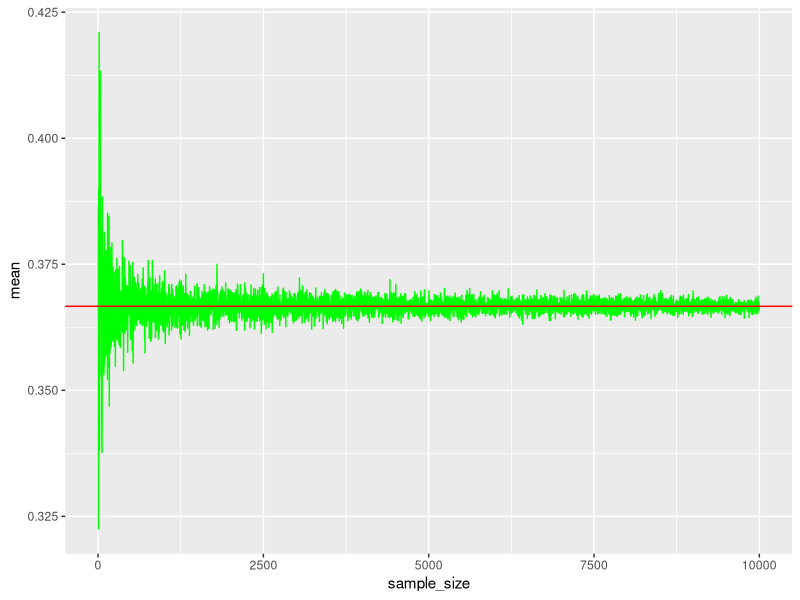
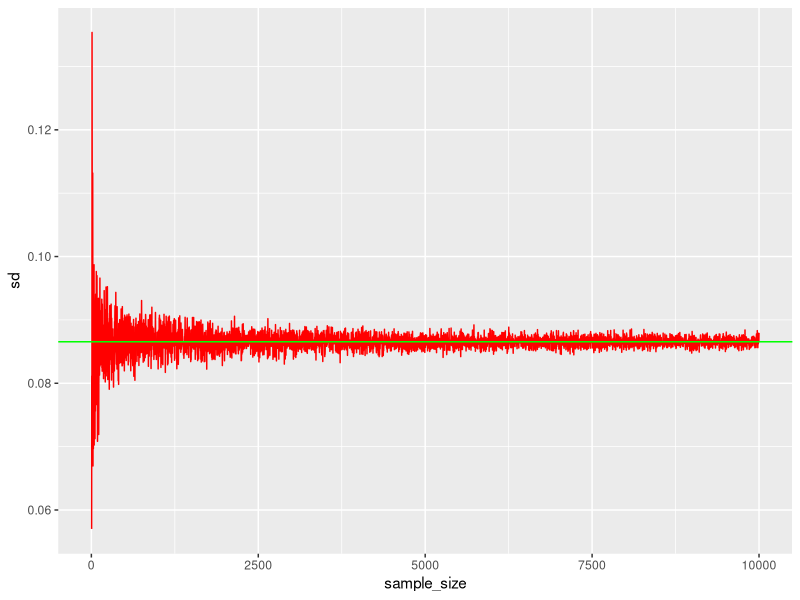
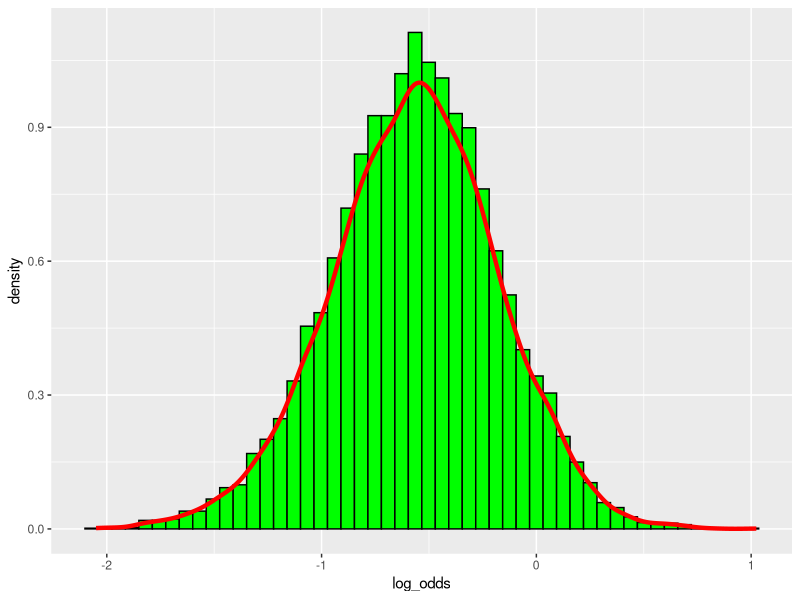
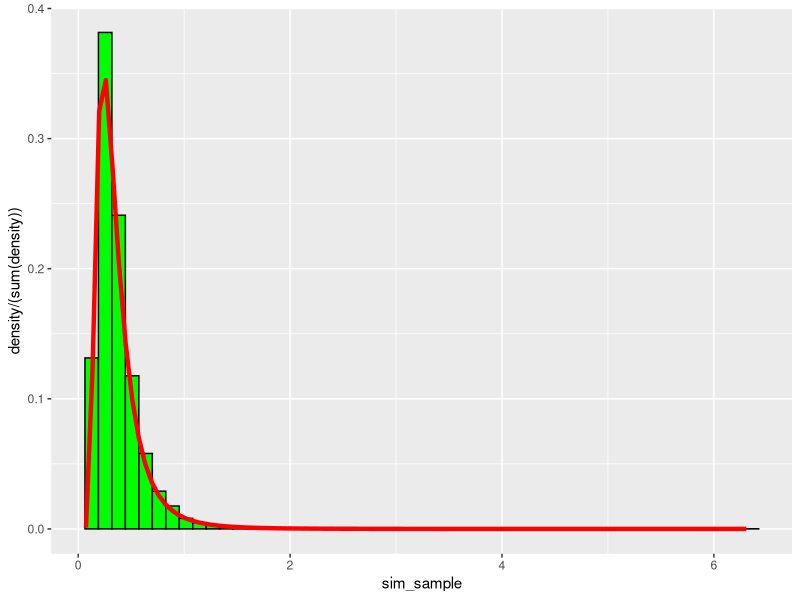
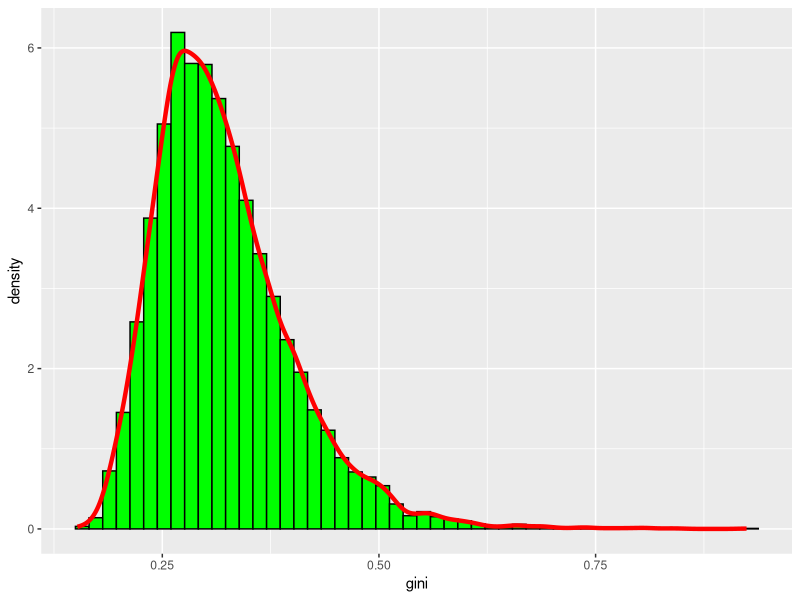
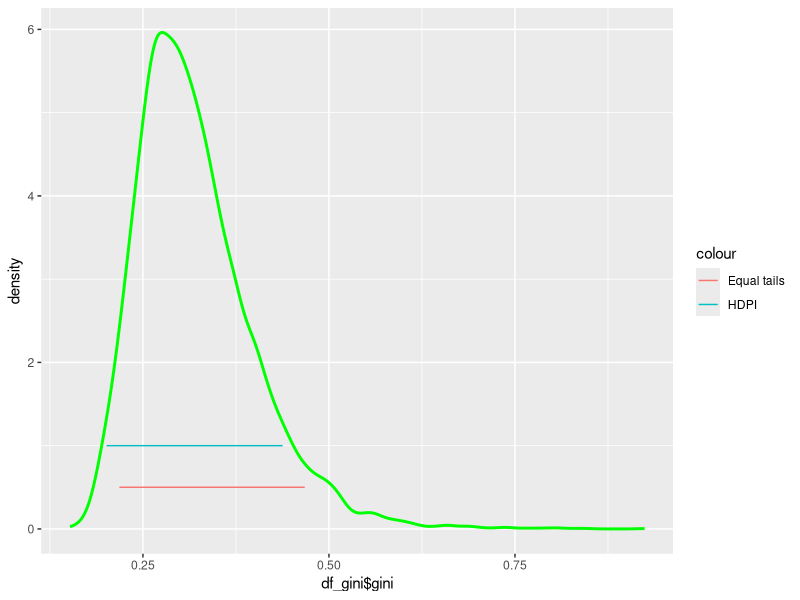
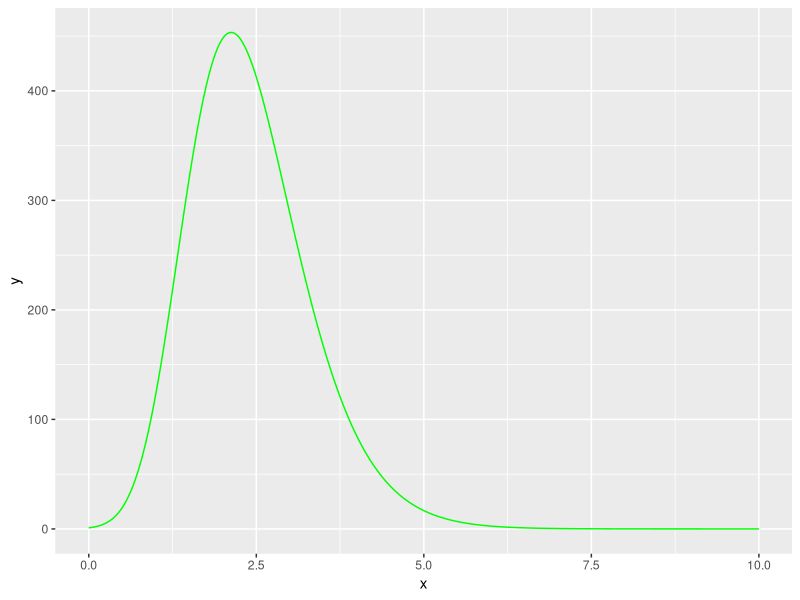

These charts were generated, in order, by the following R code:
## ---- chunk 1
knitr::opts_chunk$set(echo = TRUE)
## ---- chunk 2
library(ggplot2)
set.seed(12345)

# Parameters given by the problem
s <- 8
n <- 24
f <- n - s
a_0 <- 3
b_0 <- a_0

# Derived values
a_pos <- a_0 + s
b_pos <- b_0 + f

# theoretical/ true values
t_mean <- a_pos/(a_pos + b_pos)
t_sd <- sqrt((a_pos * b_pos)/((a_pos + b_pos + 1) * (a_pos + b_pos)^2))

df <- data.frame("sample_size" = 1, "mean" = NA, "sd"  = NA)
draws <- seq(4, 10000, 2)
cnt <- 1

for(i in draws){
  rand_beta <- rbeta(i, a_pos, b_pos)
  df[cnt,] <- c(i, mean(rand_beta), sd(rand_beta))
  cnt <- cnt + 1
}


plot1 <- ggplot(df) +
  geom_line(mapping = aes(x = sample_size, y = mean), color = "green")+
  geom_hline(yintercept = t_mean, color = "red")

plot2 <- ggplot(df) +
  geom_line(mapping = aes(x = sample_size, y = sd), color = "red")+
  geom_hline(yintercept = t_sd, color = "green")

plot1
plot2

cat("The analytic value for the mean is: ", t_mean,"\nThe analytic value for the standard deviation is: ", t_sd)

## ---- chunk 3
# theoretical probability
set.seed(12345)
t_prob <- pbeta(0.4, a_pos, b_pos)

# Simulated probability
set.seed(12345)
sim_beta <- rbeta(10000, a_pos, b_pos)
sim_prob <- 1- sum((sim_beta <= 0.4))/ length(sim_beta)

cat("The theoretical probability is: ", t_prob,"\nThe calculated probability is: ", sim_prob)

## ---- chunk 4
log_odds <- log(sim_beta/ (1-sim_beta))

log_df <- as.data.frame(log_odds)

plot3 <- ggplot(log_df)+
  geom_histogram(mapping = aes(x = log_odds, y = ..density..), bins = 50, fill = "green", color = "black")+
  geom_density(mapping = aes(x = log_odds, y = ..scaled..), color = "red", size = 1.5)

plot3

## ---- chunk 5
# Data provided
obs <- c(38, 20, 49, 58, 31, 70, 18, 56, 25, 78)
mu <- 3.8
n <- length(obs) - 1


# https://en.wikipedia.org/wiki/Inverse-chi-squared_distribution
# https://en.wikipedia.org/wiki/Scaled_inverse_chi-squared_distribution
# Information about the PDF and how to sample from the scaled inverse chi-square distribution
# X~scale-inv-chisq(nu, t^2) then X/(t^2 * nu) ~inv-chisq and the inv-chisq is just 1/X if X is chisq distributed

set.seed(12345)
rInvChisq <- function(draws, n, tau_sq){
  X <- rchisq(draws, n)
  sample <- (tau_sq * n)/X
  return(sample)
}

n_draw <- 10000
tau_sq <- sum((log(obs) - mu)^2)/n


sim_sample <- rInvChisq(n_draw, n, tau_sq)

# PDF of scaled inv chi-sq
# https://en.wikipedia.org/wiki/Scaled_inverse_chi-squared_distribution

scl_inv_chisq <- function(n, tau_sq, x){
  frac1 <- ((tau_sq * n/2)^(n/2))/(gamma(n/2))
  frac2 <- (exp((-n * tau_sq)/(2*x)))/(x^(1 + (n/2)))
  res <- frac1 * frac2/ n
  return(res)
}


# Plotting to compare
df_sim_sample <- as.data.frame(sim_sample)

plot_chi_sq <- ggplot(df_sim_sample)+
  geom_histogram(mapping = aes(x = sim_sample, y = ..density../(sum(..density..))), bins = 50, fill = "green", color = "black")+
  stat_function(mapping = aes(x = sim_sample), fun = scl_inv_chisq, args = list(n = n, tau_sq = tau_sq), color = "red", size = 1.5)

plot_chi_sq
## ---- chunk 6
set.seed(12345)
gini <- (2 * pnorm(sqrt(sim_sample)/sqrt(2))) - 1
df_gini <- as.data.frame(gini)

plot_gini <- ggplot(df_gini)+
  geom_histogram(mapping = aes(x = gini, y = ..density..), bins = 50, fill = "green", color = "black")+
  geom_density(mapping = aes(x = gini), color = "red", size = 1.5)

plot_gini

## ---- chunk 7
# Equal tail interval
equal_tail <- c(quantile(gini, 0.05), quantile(gini, 0.95))

#HPDI
kernel_density <- density(gini)
densities_df <- data.frame(x = kernel_density$x, density = kernel_density$y)
densities_df <- densities_df[order(densities_df$density, decreasing = TRUE), ]
# Must get the densities mass through cumulative sum
densities_df$cum_mass <- cumsum(densities_df$density)
cutoff <- 0.9 * tail(densities_df$cum_mass, 1)
densities_df <- densities_df[which(densities_df$cum_mass <= cutoff), ]

HDPI <- c(min(densities_df$x), max(densities_df$x))

cat("The equal tail interval is: ", equal_tail, "\nThe HDPI interval is: ", HDPI)

plot_density <- ggplot()+
  geom_density(mapping = aes(x = df_gini$gini, y = ..density..), color = "green", size = 1)+
  geom_segment(aes(x = equal_tail[1], y = 0.5, xend = equal_tail[2], yend = 0.5, colour = "Equal tails"))+
  geom_segment(aes(x = HDPI[1], y = 1, xend = HDPI[2], yend = 1, colour = "HDPI"))

plot_density
## ---- chunk 8
# data given
data <- c(-2.44, 2.14, 2.54, 1.83, 2.02, 2.33, -2.79, 2.23, 2.07, 2.02)
mu <- 2.39
lambda <- 1

# a)
posterior <- function(kappa, data){
  n <- length(data)
  fac1 <- (1/(besselI(kappa, 0)))^n
  fac2 <- exp(kappa * (sum(cos(data - mu)) - lambda))
  res <- fac1 * fac2
  return(res)
}

kappa_seq <- seq(0, 10, 0.01)

dist <- posterior(kappa_seq, data = data)
dist_df <- data.frame(x = kappa_seq ,y = dist)


plot_von_mises <- ggplot(dist_df)+
  geom_line(mapping = aes(x = x, y = y), color = "green")

plot_von_mises
## ---- chunk 9
mode <- dist_df[which.max(dist_df$y),]$x

cat("The approximate posterior mode of kappa is: ", mode)
